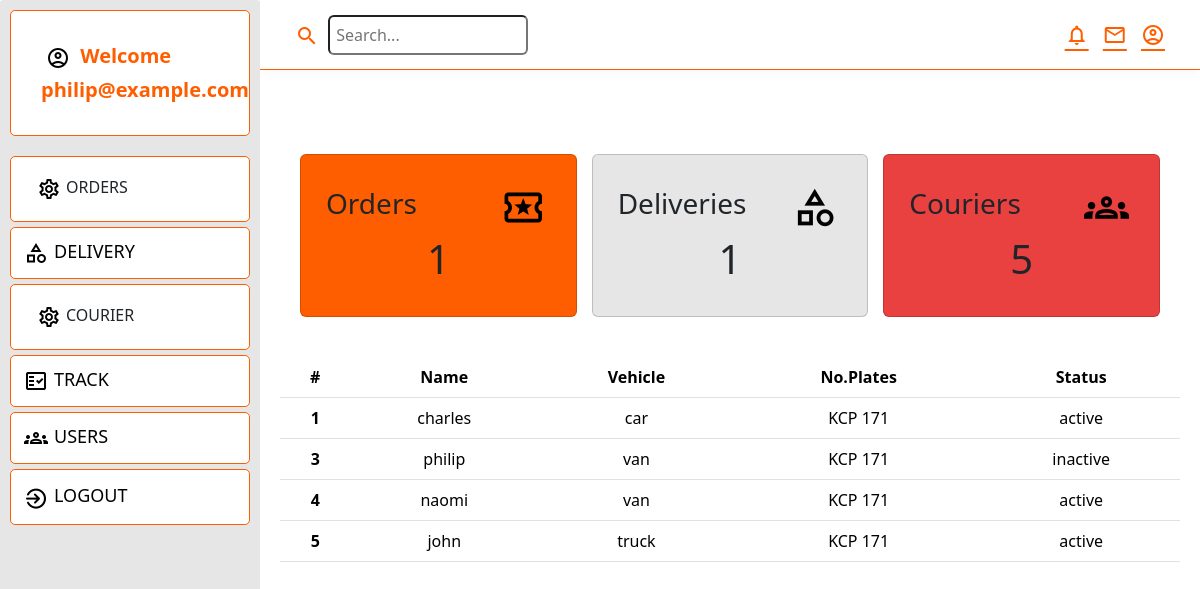
The app's page /courier-home.php (signed in) with its own data.
### tables this page shows
CREATE TABLE `courier_details` (
  `id` int(6) NOT NULL,
  `Name` text NOT NULL,
  `Email` varchar(100) NOT NULL,
  `Phone` int(12) NOT NULL,
  `County` text NOT NULL,
  `Vehicle_type` text NOT NULL,
  `Vehicle_colour` text NOT NULL,
  `Number_plate` varchar(7) NOT NULL,
  `Status` text NOT NULL
);

### courier-home.php (the view, shortened to what this page needs)
<!Doctype html>
<html>
<head>
<link rel="stylesheet" href="home.css">
<link href="https://cdn.jsdelivr.net/npm/bootstrap@5.3.3/dist/css/bootstrap.min.css" rel="stylesheet">
<link rel="stylesheet" href="https://unicons.iconscout.com/release/v4.0.8/css/line.css">
</head>
<body>
<div class="grid-container">
  <header class="header">
          <div class="header-left">
          <form action="">
  <label for="gsearch"> <span class="material-icons-outlined">search</span></label>
  <input type="search" id="gsearch" name="gsearch" placeholder="Search..." class="search"  onkeyup="showHint(this.value)">
</form>
          </div>
          <div class="header-right">
          <span class="material-icons-outlined"><a href="" >notifications</span></a>
          <span class="material-icons-outlined"><a href="mail.php" >mail</a></span>
          <span class="material-icons-outlined"><a href="user-profile.php"> account_circle</a></span>
          </div>
  </header>
  <aside id="sidebar">
   <div class="sidebar-title">
    <div class="sidebar-brand">
    <span class="material-icons-outlined">account_circle</span> Welcome</br><?=  $_SESSION['Email']; ?>
    </div>
   </div>
   <ul class="sidebar-list">
   <li class="sidebar-list-item">
     <div class="dropdown-center">
  <button class="btn " type="button" data-bs-toggle="dropdown" aria-expanded="false">
  <span class="material-icons-outlined">settings</span>ORDERS
  </button>
  </div>
     </li>
     <li class="sidebar-list-item">
     <span class="material-icons-outlined">category</span><a href="courier.php">DELIVERY</a>
     </li>
     <li class="sidebar-list-item">
     <div class="dropdown-center">
  <button class="btn " type="button" data-bs-toggle="dropdown" aria-expanded="false">
  <span class="material-icons-outlined">settings</span>COURIER
  </button>
  </div>
     </li>
     <li class="sidebar-list-item">
     <span class="material-icons-outlined">fact_check</span><a href="track.php">TRACK </a>
     </li>
     <li class="sidebar-list-item">
     <span class="material-icons-outlined">groups</span><a href="users.php">USERS</a>
     </li>
     <li class="sidebar-list-item">
     <span class="material-icons-outlined"><i class="uil uil-sign-out-alt"></i></span><a href="logout.php">LOGOUT</a>
     </li>
   </ul>
  </aside>
  <main class="main-container">
  <p>Suggestions: <span id="txtHint"></span></p>
   <div class="main-cards">
     <div class="card">
       <div class="card-inner">
         <h3>Orders</h3>
         <span class="material-icons-outlined">local_activity</span>
        </div>
        <h1>1</h1>
      </div>
      <div class="card">
       <div class="card-inner">
         <h3>Deliveries</h3>
         <span class="material-icons-outlined">category</span>
        </div>
        <h1>1</h1>
      </div>
      <div class="card">
       <div class="card-inner">
         <h3>Couriers</h3>
         <span class="material-icons-outlined">groups</span>
        </div>
        <h1>5</h1>
      </div>
   </div>
  <div class="courier-list">
  <table class="table">
  <thead>
    <tr>
      <th scope="col">#</th>
      <th scope="col">Name</th>
      <th scope="col">Vehicle</th>
      <th scope="col">No.Plates</th>
      <th scope="col">Status</th>
    </tr>
  </thead>
  <tbody>
  <?php
$servername = "localhost";
$dbname = "courier";
$dbusername = "charlie";
$dbpassword = "root123@";
$conn =mysqli_connect($servername,$dbusername,$dbpassword,$dbname);
$sql = "SELECT * FROM courier_details";
$query = mysqli_query($conn,$sql);
if($query){
while($row=mysqli_fetch_assoc($query)){
$id=$row['id'];
$name =$row['Name'];
$vehicle_type =$row['Vehicle_type'];
$number_plate =$row['Number_plate'];
$status = $row['Status'];
  echo  '<tr>
      <th scope="row">'.$id.'</th>
      <td>'.$name.'</td>
      <td>'.$vehicle_type.'</td>
      <td>'.$number_plate.'</td>
      <td>'.$status.'</td>
    </tr>';
}
}
?>
  </tbody>
</table>
</main>
  </div>
</body>
</html>

### home.css (style rules this page uses)
.material-icons-outlined { vertical-align: middle; line-height: 1px; font-size: 35px; color:rgb(255, 94, 0) ; }
.btn { color: #000; }
.dropdown-center { color: #eee; }
.grid-container { display:grid; grid-template-columns:260px 1fr 1fr 1fr; grid-template-rows: 0.2fr 3fr; grid-template-areas:"sidebar header header header" "sidebar main main main"; height:100vh; color:rgb(255, 94, 0); }
.header { grid-area:header; height:70px; display: flex; align-items: center; justify-content:space-between; padding:0 30px 0 30px; box-shadow:0 6px 7px -3px rgba(0, 0,0, 0.55); border-bottom: 1px solid rgb(255, 94, 0); }
.header span { color:rgb(255, 94, 0) ; }
.header span a { color:rgb(255, 94, 0) ; }
#sidebar { grid-area:sidebar; height:100%; background-color:#e6e6e6; overflow-y: auto; transition:all 0.5s; -webkit-transition:all 0.5s; padding:10px; border-radius:3px ; }
.sidebar-title { display: flex; justify-content: space-between; align-items: center; padding:30px 30px 30px 30px; margin-bottom:20px; background-color:white; border-radius:5px; border-style:solid; border-color:white ; border: 1px solid rgb(255, 94, 0); }
.sidebar-brand { font-size:20px; font-weight: 700; background:white; }
.material-icons-outlined { color:#000 ; padding:5px ; }
.sidebar-list { padding: 0; margin-top:px; list-style-type:none; }
.sidebar-list-item { padding:8px 8px 8px ; font-size:18px; background-color:white ; border-radius:5px ; margin-top: 5px; border: 1px solid rgb(255, 94, 0); }
.sidebar-list-item a { text-decoration: none; color: #000; padding:1px ; }
.search { width:200px; padding: 6px; border-radius:6px; }
.main-container { grid-area:main; overflow-y: auto; padding:20px 20px; color:white; background-color:rgba(255, 255, 255, 0.95) ; text-align: center; }
.main-cards { display: grid; grid-template-columns:1fr 1fr 1fr ; gap:15px; margin:20px 0; width:calc(4 /20%) ; text-align: center; padding: 20px; }
.card { display: flex; flex-direction: column; justify-content: space-around; padding:25px; border-radius:5px; border-color: white; border-style: solid; }
.card:first-child { background-color:rgb(255, 94, 0); }
.card:nth-child(2) { background-color:#e6e6e6; }
.card:nth-child(3) { background-color:rgb(233, 64, 64); }
.card-inner { display: flex; align-items:center; justify-content: space-between; }
.card-inner > .material-icons-outlined { font-size:45px; }
.courier-list { text-align: center; }

### records on screen
courier_details: id "1", Name "charles", Vehicle_type "car", Number_plate "KCP 171", Status "active"
courier_details: id "3", Name "philip", Vehicle_type "van", Number_plate "KCP 171", Status "inactive"
courier_details: id "4", Name "naomi", Vehicle_type "van", Number_plate "KCP 171", Status "active"
courier_details: id "5", Name "john", Vehicle_type "truck", Number_plate "KCP 171", Status "active"

### other values on screen
$_SESSION['Email'] "philip@example.com"
